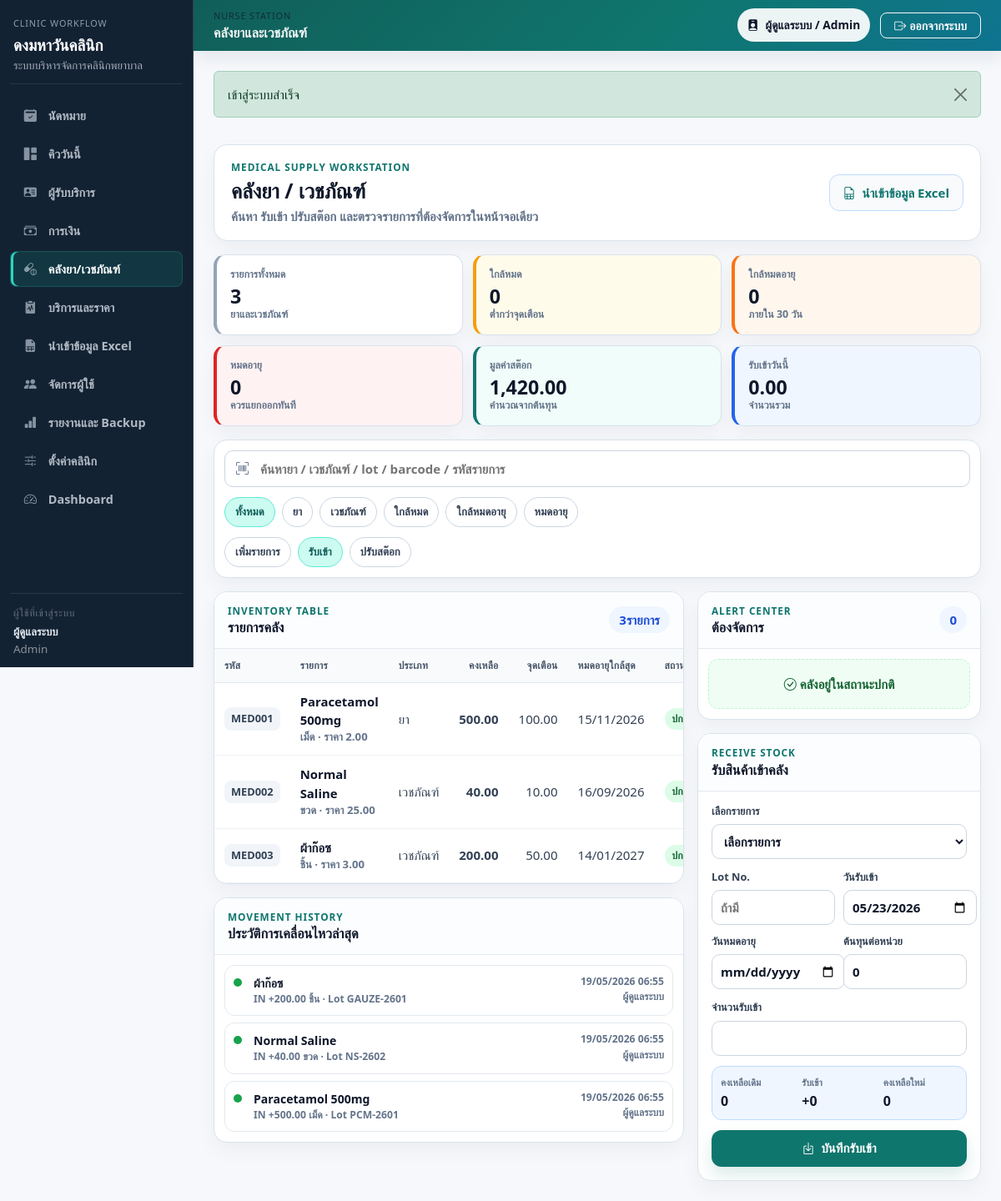
/index.php?page=inventory (signed in), run on the app's committed database.
### tables this page shows
CREATE TABLE `system_settings` (
  `id` bigint unsigned NOT NULL AUTO_INCREMENT,
  `clinic_name` varchar(200) NOT NULL,
  `clinic_address` text DEFAULT NULL,
  `clinic_phone` varchar(50) DEFAULT NULL,
  `clinic_tax_id` varchar(50) DEFAULT NULL,
  `receipt_logo_text` varchar(80) DEFAULT NULL,
  `receipt_footer` text DEFAULT NULL,
  `receipt_prefix` varchar(20) NOT NULL DEFAULT 'RC',
  `hn_prefix` varchar(20) NOT NULL DEFAULT 'HN',
  `expiry_alert_days` int NOT NULL DEFAULT 30,
  `queue_note` varchar(255) DEFAULT NULL,
  `created_at` datetime DEFAULT CURRENT_TIMESTAMP,
  `updated_at` datetime DEFAULT CURRENT_TIMESTAMP ON UPDATE CURRENT_TIMESTAMP,
  PRIMARY KEY (`id`)
);

CREATE TABLE `inventory_items` (
  `id` bigint unsigned NOT NULL AUTO_INCREMENT,
  `item_code` varchar(50) NOT NULL,
  `item_name` varchar(150) NOT NULL,
  `item_type` enum('DRUG','SUPPLY') NOT NULL DEFAULT 'DRUG',
  `unit_name` varchar(50) NOT NULL,
  `reorder_level` decimal(10,2) NOT NULL DEFAULT 0.00,
  `default_cost` decimal(10,2) NOT NULL DEFAULT 0.00,
  `default_price` decimal(10,2) NOT NULL DEFAULT 0.00,
  `is_active` tinyint(1) NOT NULL DEFAULT 1,
  `created_at` datetime DEFAULT CURRENT_TIMESTAMP,
  `updated_at` datetime DEFAULT CURRENT_TIMESTAMP ON UPDATE CURRENT_TIMESTAMP,
  PRIMARY KEY (`id`),
  UNIQUE KEY `uk_inventory_items_item_code` (`item_code`),
  KEY `idx_inventory_items_name` (`item_name`)
);

CREATE TABLE `stock_movements` (
  `id` bigint unsigned NOT NULL AUTO_INCREMENT,
  `batch_id` bigint unsigned DEFAULT NULL,
  `item_id` bigint unsigned NOT NULL,
  `movement_type` enum('IN','OUT','ADJUST') NOT NULL,
  `qty` decimal(10,2) NOT NULL DEFAULT 0.00,
  `unit_cost` decimal(10,2) NOT NULL DEFAULT 0.00,
  `reference_type` varchar(50) DEFAULT NULL,
  `reference_id` bigint unsigned DEFAULT NULL,
  `note` text DEFAULT NULL,
  `movement_datetime` datetime NOT NULL,
  `created_by` bigint unsigned DEFAULT NULL,
  `created_at` datetime DEFAULT CURRENT_TIMESTAMP,
  `updated_at` datetime DEFAULT CURRENT_TIMESTAMP ON UPDATE CURRENT_TIMESTAMP,
  PRIMARY KEY (`id`),
  KEY `idx_stock_movements_batch_id` (`batch_id`),
  KEY `idx_stock_movements_item_id` (`item_id`),
  KEY `idx_stock_movements_reference` (`reference_type`,`reference_id`),
  CONSTRAINT `fk_stock_movements_batch_id` FOREIGN KEY (`batch_id`) REFERENCES `inventory_batches` (`id`) ON DELETE SET NULL,
  CONSTRAINT `fk_stock_movements_item_id` FOREIGN KEY (`item_id`) REFERENCES `inventory_items` (`id`),
  CONSTRAINT `fk_stock_movements_created_by` FOREIGN KEY (`created_by`) REFERENCES `users` (`id`) ON DELETE SET NULL
);

CREATE TABLE `inventory_batches` (
  `id` bigint unsigned NOT NULL AUTO_INCREMENT,
  `item_id` bigint unsigned NOT NULL,
  `lot_no` varchar(100) DEFAULT NULL,
  `expiry_date` date DEFAULT NULL,
  `qty_in` decimal(10,2) NOT NULL DEFAULT 0.00,
  `qty_balance` decimal(10,2) NOT NULL DEFAULT 0.00,
  `cost_per_unit` decimal(10,2) NOT NULL DEFAULT 0.00,
  `received_date` date DEFAULT NULL,
  `created_at` datetime DEFAULT CURRENT_TIMESTAMP,
  `updated_at` datetime DEFAULT CURRENT_TIMESTAMP ON UPDATE CURRENT_TIMESTAMP,
  PRIMARY KEY (`id`),
  KEY `idx_inventory_batches_item_id` (`item_id`),
  KEY `idx_inventory_batches_expiry_date` (`expiry_date`),
  CONSTRAINT `fk_inventory_batches_item_id` FOREIGN KEY (`item_id`) REFERENCES `inventory_items` (`id`) ON DELETE CASCADE
);

CREATE TABLE `users` (
  `id` bigint unsigned NOT NULL AUTO_INCREMENT,
  `role_id` tinyint unsigned NOT NULL,
  `full_name` varchar(150) NOT NULL,
  `username` varchar(100) NOT NULL,
  `password_hash` varchar(255) NOT NULL,
  `phone` varchar(30) DEFAULT NULL,
  `is_active` tinyint(1) NOT NULL DEFAULT 1,
  `last_login_at` datetime DEFAULT NULL,
  `created_at` datetime DEFAULT CURRENT_TIMESTAMP,
  `updated_at` datetime DEFAULT CURRENT_TIMESTAMP ON UPDATE CURRENT_TIMESTAMP,
  PRIMARY KEY (`id`),
  UNIQUE KEY `uk_users_username` (`username`),
  KEY `idx_users_role_id` (`role_id`),
  CONSTRAINT `fk_users_role_id` FOREIGN KEY (`role_id`) REFERENCES `roles` (`id`)
);

### app/Views/inventory/index.php (the view, shortened to what the rows shown need)
<?php
$today = strtotime(date('Y-m-d'));
$nearExpiryLimit = strtotime('+30 days');
?>
<div class="inventory-workstation" data-inventory-workstation>
    <section class="inventory-hero">
        <div>
            <h1>คลังยา / เวชภัณฑ์</h1>
        </div>
    </section>
    <div class="inventory-layout">
        <main class="inventory-main-surface">
            <section class="inventory-panel">
                <div class="inventory-panel-header">
                    <div>
                        <h2>รายการคลัง</h2>
                    </div>
                </div>
                <div class="inventory-table-wrap">
                    <table class="inventory-table">
                        <thead>
                        <tr>
                            <th>รหัส</th>
                            <th>รายการ</th>
                            <th>ประเภท</th>
                            <th class="text-end">คงเหลือ</th>
                            <th class="text-end">จุดเตือน</th>
                            <th>หมดอายุใกล้สุด</th>
                            <th>สถานะ</th>
                        </tr>
                        </thead>
                        <tbody>
                        <?php foreach ($items as $item): ?>
                            <?php
                            $qtyBalance = (float) ($item['qty_balance'] ?? 0);
                            $reorderLevel = (float) ($item['reorder_level'] ?? 0);
                            $isLowStock = $qtyBalance <= $reorderLevel;
                            $expiryTime = empty($item['nearest_expiry']) ? null : strtotime((string) $item['nearest_expiry']);
                            $isExpired = $expiryTime !== null && $expiryTime < $today;
                            $isNearExpiry = !$isExpired && $expiryTime !== null && $expiryTime <= $nearExpiryLimit;
                            $status = $isExpired ? 'expired' : ($isLowStock ? 'low' : ($isNearExpiry ? 'near-expiry' : 'normal'));
                            $searchText = strtolower(implode(' ', [
                                $item['item_code'] ?? '',
                                $item['item_name'] ?? '',
                                $item['unit_name'] ?? '',
                                $item['item_type'] ?? '',
                                $item['nearest_expiry'] ?? '',
                            ]));
                            ?>
                            <tr
                                data-inventory-row
                                data-item-id="<?= e((string) $item['id']) ?>"
                                data-item-name="<?= e((string) $item['item_name']) ?>"
                                data-item-type="<?= e((string) $item['item_type']) ?>"
                                data-item-unit="<?= e((string) $item['unit_name']) ?>"
                                data-item-cost="<?= e((string) $item['default_cost']) ?>"
                                data-item-price="<?= e((string) $item['default_price']) ?>"
                                data-item-stock="<?= e((string) $qtyBalance) ?>"
                                data-item-status="<?= e($status) ?>"
                                data-item-search="<?= e($searchText) ?>"
                            >
                                <td><span class="inventory-code"><?= e((string) $item['item_code']) ?></span></td>
                                <td>
                                    <strong><?= e((string) $item['item_name']) ?></strong>
                                    <small><?= e((string) $item['unit_name']) ?> · ราคา <?= format_money($item['default_price'] ?? 0) ?></small>
                                </td>
                                <td><?= e($item['item_type'] === 'DRUG' ? 'ยา' : 'เวชภัณฑ์') ?></td>
                                <td class="text-end fw-bold"><?= format_money($qtyBalance) ?></td>
                                <td class="text-end"><?= format_money($reorderLevel) ?></td>
                                <td><?= thai_date_only((string) ($item['nearest_expiry'] ?? '')) ?></td>
                                <td>
                                    <?php if ($isExpired): ?>
                                        <span class="inventory-status is-danger">หมดอายุ</span>
                                    <?php elseif ($isLowStock): ?>
                                        <span class="inventory-status is-warning">ใกล้หมด</span>
                                    <?php elseif ($isNearExpiry): ?>
                                        <span class="inventory-status is-orange">ใกล้หมดอายุ</span>
                                    <?php else: ?>
                                        <span class="inventory-status is-ok">ปกติ</span>
                                    <?php endif; ?>
                                </td>
                            </tr>
                        <?php endforeach; ?>
                        </tbody>
                    </table>
                </div>
            </section>
            <section class="inventory-panel inventory-history-panel" data-inventory-action-panel="history">
                <div class="inventory-panel-header">
                    <div>
                        <h2>ประวัติการเคลื่อนไหวล่าสุด</h2>
                    </div>
                </div>
                <div class="inventory-timeline">
                    <?php foreach ($movements as $movement): ?>
                        <?php
                        $movementType = (string) ($movement['movement_type'] ?? '');
                        $movementClass = $movementType === 'IN' ? 'is-in' : ($movementType === 'OUT' ? 'is-out' : 'is-adjust');
                        $qty = (float) ($movement['qty'] ?? 0);
                        ?>
                        <div class="inventory-timeline-row <?= e($movementClass) ?>">
                            <span class="inventory-timeline-dot"></span>
                            <div>
                                <strong><?= e((string) $movement['item_name']) ?></strong>
                                <small><?= e($movementType) ?> <?= $qty > 0 ? '+' : '' ?><?= format_money($qty) ?> <?= e((string) $movement['unit_name']) ?> · Lot <?= e((string) ($movement['lot_no'] ?: '-')) ?></small>
                            </div>
                            <div class="inventory-timeline-meta">
                                <span><?= thai_date((string) $movement['movement_datetime']) ?></span>
                                <small><?= e((string) ($movement['created_by_name'] ?: '-')) ?></small>
                            </div>
                        </div>
                    <?php endforeach; ?>
                </div>
            </section>
        </main>
        <aside class="inventory-control-rail">
            <section class="inventory-panel inventory-alert-panel">
                <div class="inventory-panel-header">
                    <div>
                        <h2>ต้องจัดการ</h2>
                    </div>
                </div>
            </section>
            <?php if (has_role('ADMIN')): ?>
                <section class="inventory-panel inventory-action-panel is-active" data-inventory-action-panel="receive">
                    <div class="inventory-panel-header">
                        <div>
                            <h2>รับสินค้าเข้าคลัง</h2>
                        </div>
                    </div>
                </section>
            <?php endif; ?>
        </aside>
    </div>
</div>

### app/Views/layouts/app.php (shortened to what the rows shown need)
<?php
$clinicName = (string) system_setting('clinic_name', config('app.name'));
?>
<!doctype html>
<html lang="th">
<head>
    <link href="https://cdn.jsdelivr.net/npm/bootstrap@5.3.3/dist/css/bootstrap.min.css" rel="stylesheet">
    <link href="https://cdn.jsdelivr.net/npm/bootstrap-icons@1.11.3/font/bootstrap-icons.css" rel="stylesheet">
    <link href="<?= e(app_url('assets/css/app.css')) ?>" rel="stylesheet">
    <?php foreach (($pageStyles ?? []) as $pageStyle): ?>
        <link href="<?= e((string) $pageStyle) ?>" rel="stylesheet">
    <?php endforeach; ?>
</head>
<body>
<div class="app-shell">
    <aside class="app-sidebar sidebar">
        <div class="sidebar-inner">
            <div class="sidebar-brand text-white">
                <div class="sidebar-kicker">Clinic Workflow</div>
                <h4 class="mb-1"><?= e($clinicName) ?></h4>
                <div class="sidebar-subtitle">ระบบบริหารจัดการคลินิกพยาบาล</div>
            </div>
        </div>
    </aside>
    <main class="app-main-shell">
        <div class="app-content px-3 px-lg-4 py-4">
            <?= $content ?>
        </div>
    </main>
</div>
</body>
</html>

### data on the page
system_settings: clinic_name "ดงมหาวันคลินิก"
inventory_items: item_code "MED001", item_name "Paracetamol 500mg", unit_name "เม็ด", default_price "2.00", item_type "ยา", qtyBalance "500.00", reorder_level "100.00", nearest_expiry "15/11/2026", shows "ปกติ"
inventory_items: item_code "MED002", item_name "Normal Saline", unit_name "ขวด", default_price "25.00", item_type "เวชภัณฑ์", qtyBalance "40.00", reorder_level "10.00", nearest_expiry "16/09/2026", shows "ปกติ"
inventory_items: item_code "MED003", item_name "ผ้าก๊อซ", unit_name "ชิ้น", default_price "3.00", item_type "เวชภัณฑ์", qtyBalance "200.00", reorder_level "50.00", nearest_expiry "14/01/2027", shows "ปกติ"
stock_movements: item.item_name "ผ้าก๊อซ", movement_type "IN", qty "200.00", item.unit_name "ชิ้น", batch.lot_no "GAUZE-2601", movement_datetime "19/05/2026 06:55", created_by.full_name "ผู้ดูแลระบบ"
stock_movements: item.item_name "Normal Saline", movement_type "IN", qty "40.00", item.unit_name "ขวด", batch.lot_no "NS-2602", movement_datetime "19/05/2026 06:55", created_by.full_name "ผู้ดูแลระบบ"
stock_movements: item.item_name "Paracetamol 500mg", movement_type "IN", qty "500.00", item.unit_name "เม็ด", batch.lot_no "PCM-2601", movement_datetime "19/05/2026 06:55", created_by.full_name "ผู้ดูแลระบบ"

### other printed values
$navItem['label'] "นัดหมาย"
$navItem['label'] "คิววันนี้"
$navItem['label'] "ผู้รับบริการ"
$navItem['label'] "การเงิน"
$navItem['label'] "คลังยา/เวชภัณฑ์"
$navItem['label'] "บริการและราคา"
$navItem['label'] "นำเข้าข้อมูล Excel"
$navItem['label'] "จัดการผู้ใช้"
$navItem['label'] "รายงานและ Backup"
$navItem['label'] "ตั้งค่าคลินิก"
$navItem['label'] "Dashboard"
$user['full_name'] "ผู้ดูแลระบบ"
$user['role_name'] "Admin"
$pageTitleText "คลังยาและเวชภัณฑ์"
$successMessage "เข้าสู่ระบบสำเร็จ"
